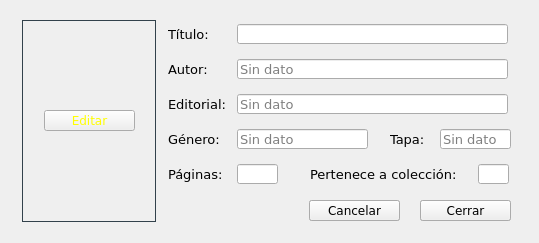
<?xml version="1.0" encoding="UTF-8"?>
<ui version="4.0">
 <class>MainWindow</class>
 <widget class="QMainWindow" name="MainWindow">
  <property name="geometry">
   <rect>
    <x>0</x>
    <y>0</y>
    <width>539</width>
    <height>243</height>
   </rect>
  </property>
  <property name="windowTitle">
   <string> GESTOR COMICS - Ficha cómic</string>
  </property>
  <widget class="QWidget" name="centralwidget">
   <widget class="QLineEdit" name="txt_editorial">
    <property name="enabled">
     <bool>true</bool>
    </property>
    <property name="geometry">
     <rect>
      <x>237</x>
      <y>94</y>
      <width>271</width>
      <height>20</height>
     </rect>
    </property>
    <property name="font">
     <font>
      <family>Verdana</family>
      <pointsize>10</pointsize>
     </font>
    </property>
    <property name="styleSheet">
     <string notr="true"/>
    </property>
    <property name="readOnly">
     <bool>true</bool>
    </property>
    <property name="placeholderText">
     <string>Sin dato</string>
    </property>
   </widget>
   <widget class="QLineEdit" name="txt_titulo">
    <property name="enabled">
     <bool>true</bool>
    </property>
    <property name="geometry">
     <rect>
      <x>237</x>
      <y>24</y>
      <width>271</width>
      <height>20</height>
     </rect>
    </property>
    <property name="font">
     <font>
      <family>Verdana</family>
      <pointsize>10</pointsize>
     </font>
    </property>
    <property name="styleSheet">
     <string notr="true"/>
    </property>
    <property name="readOnly">
     <bool>true</bool>
    </property>
   </widget>
   <widget class="QLabel" name="lbl_genero">
    <property name="geometry">
     <rect>
      <x>168</x>
      <y>129</y>
      <width>61</width>
      <height>20</height>
     </rect>
    </property>
    <property name="font">
     <font>
      <family>Verdana</family>
      <pointsize>10</pointsize>
     </font>
    </property>
    <property name="text">
     <string>Género:</string>
    </property>
   </widget>
   <widget class="QLabel" name="lbl_paginas">
    <property name="geometry">
     <rect>
      <x>168</x>
      <y>164</y>
      <width>61</width>
      <height>20</height>
     </rect>
    </property>
    <property name="font">
     <font>
      <family>Verdana</family>
      <pointsize>10</pointsize>
     </font>
    </property>
    <property name="text">
     <string>Páginas:</string>
    </property>
   </widget>
   <widget class="QLineEdit" name="txt_autor">
    <property name="enabled">
     <bool>true</bool>
    </property>
    <property name="geometry">
     <rect>
      <x>237</x>
      <y>59</y>
      <width>271</width>
      <height>20</height>
     </rect>
    </property>
    <property name="font">
     <font>
      <family>Verdana</family>
      <pointsize>10</pointsize>
     </font>
    </property>
    <property name="styleSheet">
     <string notr="true"/>
    </property>
    <property name="readOnly">
     <bool>true</bool>
    </property>
    <property name="placeholderText">
     <string>Sin dato</string>
    </property>
   </widget>
   <widget class="QLabel" name="lbl_autor">
    <property name="geometry">
     <rect>
      <x>168</x>
      <y>59</y>
      <width>61</width>
      <height>20</height>
     </rect>
    </property>
    <property name="font">
     <font>
      <family>Verdana</family>
      <pointsize>10</pointsize>
     </font>
    </property>
    <property name="text">
     <string>Autor:</string>
    </property>
   </widget>
   <widget class="QLabel" name="lbl_titulo">
    <property name="geometry">
     <rect>
      <x>168</x>
      <y>24</y>
      <width>61</width>
      <height>20</height>
     </rect>
    </property>
    <property name="font">
     <font>
      <family>Verdana</family>
      <pointsize>10</pointsize>
     </font>
    </property>
    <property name="text">
     <string>Título:</string>
    </property>
   </widget>
   <widget class="QLabel" name="lbl_editorial">
    <property name="geometry">
     <rect>
      <x>168</x>
      <y>94</y>
      <width>63</width>
      <height>20</height>
     </rect>
    </property>
    <property name="font">
     <font>
      <family>Verdana</family>
      <pointsize>10</pointsize>
     </font>
    </property>
    <property name="text">
     <string>Editorial:</string>
    </property>
   </widget>
   <widget class="QPushButton" name="btn_editar">
    <property name="geometry">
     <rect>
      <x>309</x>
      <y>200</y>
      <width>91</width>
      <height>21</height>
     </rect>
    </property>
    <property name="font">
     <font>
      <family>Verdana</family>
      <pointsize>9</pointsize>
     </font>
    </property>
    <property name="text">
     <string>Editar</string>
    </property>
   </widget>
   <widget class="QLabel" name="lbl_tapa">
    <property name="geometry">
     <rect>
      <x>390</x>
      <y>129</y>
      <width>44</width>
      <height>20</height>
     </rect>
    </property>
    <property name="font">
     <font>
      <family>Verdana</family>
      <pointsize>10</pointsize>
     </font>
    </property>
    <property name="text">
     <string>Tapa:</string>
    </property>
   </widget>
   <widget class="QLabel" name="lbl_imagen">
    <property name="geometry">
     <rect>
      <x>22</x>
      <y>20</y>
      <width>134</width>
      <height>202</height>
     </rect>
    </property>
    <property name="font">
     <font>
      <family>Verdana</family>
      <pointsize>9</pointsize>
     </font>
    </property>
    <property name="styleSheet">
     <string notr="true">*{background-color: transparent; border:1px solid #32414B;}</string>
    </property>
    <property name="text">
     <string/>
    </property>
    <property name="alignment">
     <set>Qt::AlignCenter</set>
    </property>
   </widget>
   <widget class="QLineEdit" name="txt_genero">
    <property name="enabled">
     <bool>true</bool>
    </property>
    <property name="geometry">
     <rect>
      <x>237</x>
      <y>129</y>
      <width>131</width>
      <height>20</height>
     </rect>
    </property>
    <property name="font">
     <font>
      <family>Verdana</family>
      <pointsize>10</pointsize>
     </font>
    </property>
    <property name="styleSheet">
     <string notr="true"/>
    </property>
    <property name="readOnly">
     <bool>true</bool>
    </property>
    <property name="placeholderText">
     <string>Sin dato</string>
    </property>
   </widget>
   <widget class="QLineEdit" name="txt_paginas">
    <property name="enabled">
     <bool>true</bool>
    </property>
    <property name="geometry">
     <rect>
      <x>237</x>
      <y>164</y>
      <width>41</width>
      <height>20</height>
     </rect>
    </property>
    <property name="font">
     <font>
      <family>Verdana</family>
      <pointsize>10</pointsize>
     </font>
    </property>
    <property name="styleSheet">
     <string notr="true"/>
    </property>
    <property name="readOnly">
     <bool>true</bool>
    </property>
   </widget>
   <widget class="QLineEdit" name="txt_tapa">
    <property name="enabled">
     <bool>true</bool>
    </property>
    <property name="geometry">
     <rect>
      <x>440</x>
      <y>129</y>
      <width>71</width>
      <height>20</height>
     </rect>
    </property>
    <property name="font">
     <font>
      <family>Verdana</family>
      <pointsize>10</pointsize>
     </font>
    </property>
    <property name="styleSheet">
     <string notr="true"/>
    </property>
    <property name="readOnly">
     <bool>true</bool>
    </property>
    <property name="placeholderText">
     <string>Sin dato</string>
    </property>
   </widget>
   <widget class="QLabel" name="lbl_coleccion">
    <property name="geometry">
     <rect>
      <x>310</x>
      <y>164</y>
      <width>160</width>
      <height>20</height>
     </rect>
    </property>
    <property name="font">
     <font>
      <family>Verdana</family>
      <pointsize>10</pointsize>
     </font>
    </property>
    <property name="text">
     <string>Pertenece a colección:</string>
    </property>
   </widget>
   <widget class="QLineEdit" name="txt_coleccion">
    <property name="enabled">
     <bool>true</bool>
    </property>
    <property name="geometry">
     <rect>
      <x>478</x>
      <y>164</y>
      <width>31</width>
      <height>20</height>
     </rect>
    </property>
    <property name="font">
     <font>
      <family>Verdana</family>
      <pointsize>10</pointsize>
     </font>
    </property>
    <property name="styleSheet">
     <string notr="true"/>
    </property>
    <property name="readOnly">
     <bool>true</bool>
    </property>
   </widget>
   <widget class="QPushButton" name="btn_guardar">
    <property name="geometry">
     <rect>
      <x>420</x>
      <y>200</y>
      <width>91</width>
      <height>21</height>
     </rect>
    </property>
    <property name="font">
     <font>
      <family>Verdana</family>
      <pointsize>9</pointsize>
     </font>
    </property>
    <property name="text">
     <string>Guardar</string>
    </property>
   </widget>
   <widget class="QLabel" name="lbl_sin_portada">
    <property name="geometry">
     <rect>
      <x>24</x>
      <y>98</y>
      <width>130</width>
      <height>41</height>
     </rect>
    </property>
    <property name="font">
     <font>
      <family>Verdana</family>
      <pointsize>9</pointsize>
     </font>
    </property>
    <property name="styleSheet">
     <string notr="true"/>
    </property>
    <property name="text">
     <string>Sin portada</string>
    </property>
    <property name="alignment">
     <set>Qt::AlignCenter</set>
    </property>
   </widget>
   <widget class="QPushButton" name="btn_editar_portada">
    <property name="geometry">
     <rect>
      <x>44</x>
      <y>110</y>
      <width>91</width>
      <height>21</height>
     </rect>
    </property>
    <property name="font">
     <font>
      <family>Verdana</family>
      <pointsize>9</pointsize>
     </font>
    </property>
    <property name="styleSheet">
     <string notr="true">*{color: yellow;}</string>
    </property>
    <property name="text">
     <string>Editar</string>
    </property>
   </widget>
   <widget class="QPushButton" name="btn_cancelar">
    <property name="geometry">
     <rect>
      <x>309</x>
      <y>200</y>
      <width>91</width>
      <height>21</height>
     </rect>
    </property>
    <property name="font">
     <font>
      <family>Verdana</family>
      <pointsize>9</pointsize>
     </font>
    </property>
    <property name="text">
     <string>Cancelar</string>
    </property>
   </widget>
   <widget class="QPushButton" name="btn_cerrar">
    <property name="geometry">
     <rect>
      <x>420</x>
      <y>200</y>
      <width>91</width>
      <height>21</height>
     </rect>
    </property>
    <property name="font">
     <font>
      <family>Verdana</family>
      <pointsize>9</pointsize>
     </font>
    </property>
    <property name="text">
     <string>Cerrar</string>
    </property>
   </widget>
   <zorder>lbl_sin_portada</zorder>
   <zorder>txt_editorial</zorder>
   <zorder>txt_titulo</zorder>
   <zorder>lbl_genero</zorder>
   <zorder>lbl_paginas</zorder>
   <zorder>txt_autor</zorder>
   <zorder>lbl_autor</zorder>
   <zorder>lbl_titulo</zorder>
   <zorder>lbl_editorial</zorder>
   <zorder>btn_editar</zorder>
   <zorder>lbl_tapa</zorder>
   <zorder>lbl_imagen</zorder>
   <zorder>txt_genero</zorder>
   <zorder>txt_paginas</zorder>
   <zorder>txt_tapa</zorder>
   <zorder>lbl_coleccion</zorder>
   <zorder>txt_coleccion</zorder>
   <zorder>btn_guardar</zorder>
   <zorder>btn_editar_portada</zorder>
   <zorder>btn_cancelar</zorder>
   <zorder>btn_cerrar</zorder>
  </widget>
 </widget>
 <tabstops>
  <tabstop>txt_titulo</tabstop>
  <tabstop>txt_autor</tabstop>
  <tabstop>txt_editorial</tabstop>
  <tabstop>txt_genero</tabstop>
  <tabstop>txt_tapa</tabstop>
  <tabstop>txt_paginas</tabstop>
  <tabstop>txt_coleccion</tabstop>
  <tabstop>btn_editar</tabstop>
  <tabstop>btn_cancelar</tabstop>
  <tabstop>btn_guardar</tabstop>
  <tabstop>btn_editar_portada</tabstop>
 </tabstops>
 <resources/>
 <connections/>
</ui>
